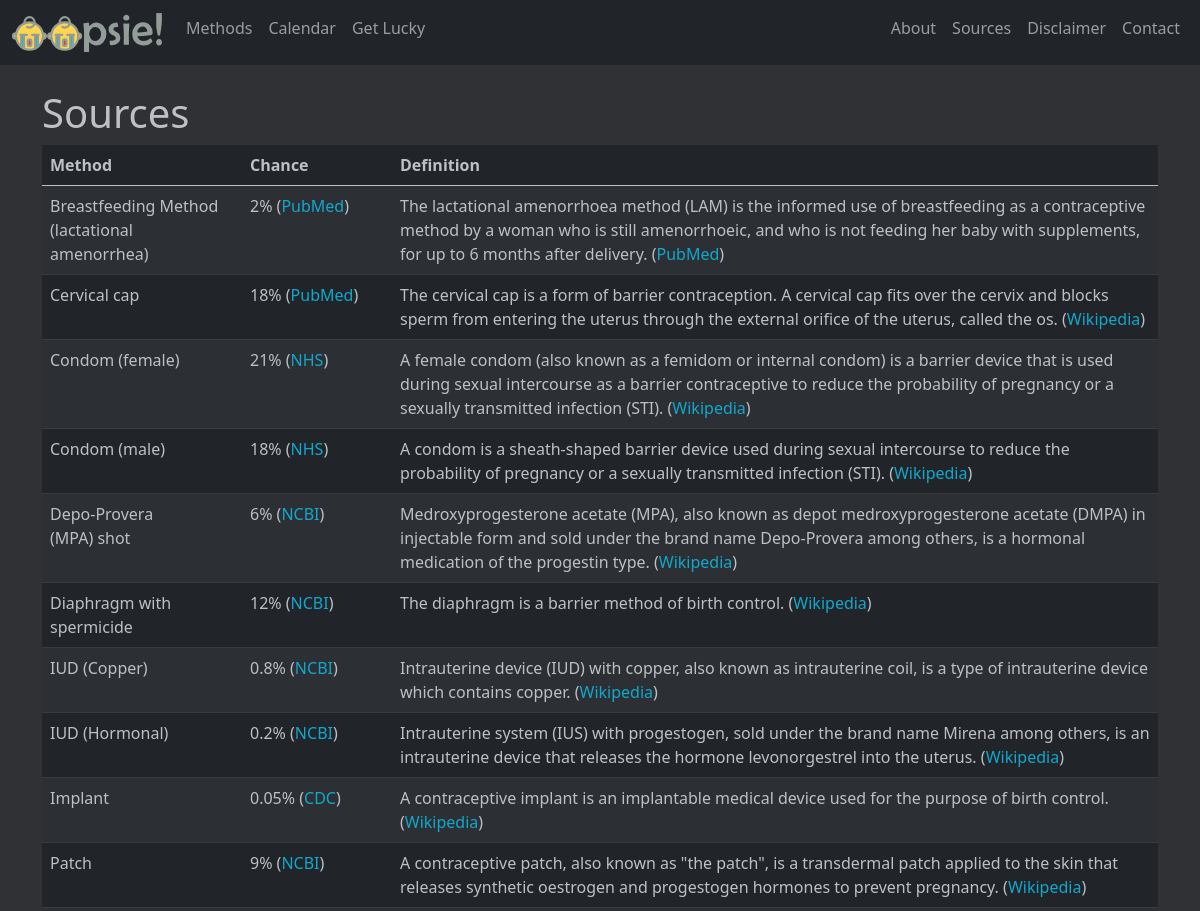
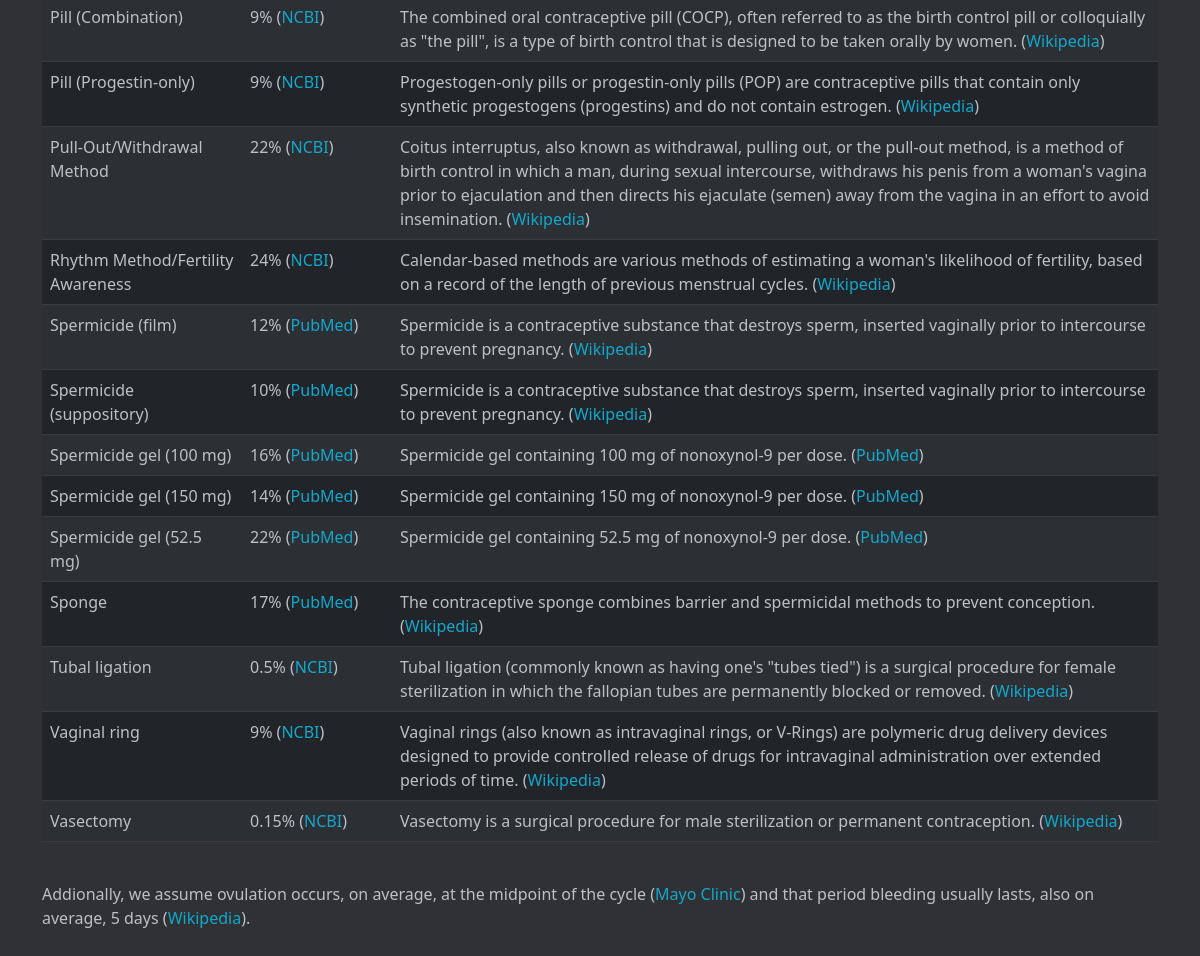
The app's page /sources with its own data (2 pictures, top to bottom).
### app.py (models this page shows)
class Methods(db.Model):
    id = db.Column(db.Integer, primary_key=True)
    method = db.Column(db.String(100), nullable=False)
    type = db.Column(db.String(20), nullable=False)
    chance = db.Column(db.Float, nullable=False)
    source = db.Column(db.String(100), nullable=False)
    info = db.Column(db.String(350), nullable=False)
    info_source = db.Column(db.String(100), nullable=False)
    source_name = db.Column(db.String(100), nullable=False)
    info_source_name = db.Column(db.String(100), nullable=False)

### app.py (the view)
@app.route("/sources")
def sources():
    data = Methods.query.order_by(Methods.method).all()
    return render_template("sources.html", data=data)

### app.py (called while the page is built)
@app.before_request
def make_session_permanent():
    session.permanent = True

### templates/sources.html (shortened to what this page needs)
{% extends "layout.html" %}
{% block main %}
  <h1>Sources</h1>
  <table class="table table-dark table-striped ">
    <thead>
      <tr>
          <th width="200">Method</th>
          <th width="150">Chance</th>
          <th>Definition</th>
      </tr>
    </thead>
    <tbody>
      {% for row in data %}
        <tr>
          <td>
            {{ row.method }}
          </td>
          <td>
            {% if (row.chance * 100)|round(5) % 1 == 0 %}
              {{ (row.chance * 100)|int }}% (<a href="{{ row.source }}" target="_blank">{{ row.source_name }}</a>)
            {% else %}
              {{ (row.chance * 100)|round(5) }}% (<a href="{{ row.source }}" target="_blank">{{ row.source_name }}</a>)
            {% endif %}
          </td>
          <td>
            {{ row.info }} (<a href="{{ row.info_source }}" target="_blank">{{ row.info_source_name }}</a>)
          </td>
        </tr>
    {% endfor %}
    </tbody>
  </table>
  <br/>
  <p style="font-weight:500;">Addionally, we assume ovulation occurs, on average, at the midpoint of the cycle (<a href="https://www.mayoclinic.org/healthy-lifestyle/getting-pregnant/expert-answers/ovulation-signs/faq-20058000" target="_blank">Mayo Clinic</a>) and that period bleeding usually lasts, also on average, 5 days (<a href="https://en.wikipedia.org/wiki/Menstruation" target="_blank">Wikipedia</a>).</p>
  {% endblock %}

### static/css/styles.css (style rules this page uses)
a { color: #11a8cd; text-decoration: none; }
body { background: #303135; color: #bdc0c5; }
th, td { color: #bdc0c5; }

### records on screen
Methods: method "Breastfeeding Method (lactational amenorrhea)", (row.chance*100)|int "2", source_name "PubMed", info "The lactational amenorrhoea method (LAM) is the informed use of breastfeeding as a contraceptive method by a woman who is still amenorrhoeic, and who is not feeding her baby with supplements, for up to 6 months after delivery.", info_source_name "PubMed"
Methods: method "Cervical cap", (row.chance*100)|int "18", source_name "PubMed", info "The cervical cap is a form of barrier contraception. A cervical cap fits over the cervix and blocks sperm from entering the uterus through the external orifice of the uterus, called the os.", info_source_name "Wikipedia"
Methods: method "Condom (female)", (row.chance*100)|int "21", source_name "NHS", info "A female condom (also known as a femidom or internal condom) is a barrier device that is used during sexual intercourse as a barrier contraceptive to reduce the probability of pregnancy or a sexually transmitted infection (STI).", info_source_name "Wikipedia"
Methods: method "Condom (male)", (row.chance*100)|int "18", source_name "NHS", info "A condom is a sheath-shaped barrier device used during sexual intercourse to reduce the probability of pregnancy or a sexually transmitted infection (STI).", info_source_name "Wikipedia"
Methods: method "Depo-Provera (MPA) shot", (row.chance*100)|int "6", source_name "NCBI", info "Medroxyprogesterone acetate (MPA), also known as depot medroxyprogesterone acetate (DMPA) in injectable form and sold under the brand name Depo-Provera among others, is a hormonal medication of the progestin type.", info_source_name "Wikipedia"
Methods: method "Diaphragm with spermicide", (row.chance*100)|int "12", source_name "NCBI", info "The diaphragm is a barrier method of birth control.", info_source_name "Wikipedia"
Methods: method "IUD (Copper)", (row.chance*100)|round(5) "0.8", source_name "NCBI", info "Intrauterine device (IUD) with copper, also known as intrauterine coil, is a type of intrauterine device which contains copper.", info_source_name "Wikipedia"
Methods: method "IUD (Hormonal)", (row.chance*100)|round(5) "0.2", source_name "NCBI", info "Intrauterine system (IUS) with progestogen, sold under the brand name Mirena among others, is an intrauterine device that releases the hormone levonorgestrel into the uterus.", info_source_name "Wikipedia"
Methods: method "Implant", (row.chance*100)|round(5) "0.05", source_name "CDC", info "A contraceptive implant is an implantable medical device used for the purpose of birth control.", info_source_name "Wikipedia"
Methods: method "Patch", (row.chance*100)|int "9", source_name "NCBI", info "A contraceptive patch, also known as \"the patch\", is a transdermal patch applied to the skin that releases synthetic oestrogen and progestogen hormones to prevent pregnancy.", info_source_name "Wikipedia"
Methods: method "Pill (Combination)", (row.chance*100)|int "9", source_name "NCBI", info "The combined oral contraceptive pill (COCP), often referred to as the birth control pill or colloquially as \"the pill\", is a type of birth control that is designed to be taken orally by women.", info_source_name "Wikipedia"
Methods: method "Pill (Progestin-only)", (row.chance*100)|int "9", source_name "NCBI", info "Progestogen-only pills or progestin-only pills (POP) are contraceptive pills that contain only synthetic progestogens (progestins) and do not contain estrogen.", info_source_name "Wikipedia"
Methods: method "Pull-Out/Withdrawal Method", (row.chance*100)|int "22", source_name "NCBI", info "Coitus interruptus, also known as withdrawal, pulling out, or the pull-out method, is a method of birth control in which a man, during sexual intercourse, withdraws his penis from a woman's vagina prior to ejaculation and then directs his ejaculate (semen) away from the vagina in an effort to avoid insemination.", info_source_name "Wikipedia"
Methods: method "Rhythm Method/Fertility Awareness", (row.chance*100)|int "24", source_name "NCBI", info "Calendar-based methods are various methods of estimating a woman's likelihood of fertility, based on a record of the length of previous menstrual cycles.", info_source_name "Wikipedia"
Methods: method "Spermicide (film)", (row.chance*100)|int "12", source_name "PubMed", info "Spermicide is a contraceptive substance that destroys sperm, inserted vaginally prior to intercourse to prevent pregnancy.", info_source_name "Wikipedia"
Methods: method "Spermicide (suppository)", (row.chance*100)|int "10", source_name "PubMed", info "Spermicide is a contraceptive substance that destroys sperm, inserted vaginally prior to intercourse to prevent pregnancy.", info_source_name "Wikipedia"
Methods: method "Spermicide gel (100 mg)", (row.chance*100)|int "16", source_name "PubMed", info "Spermicide gel containing 100 mg of nonoxynol-9 per dose.", info_source_name "PubMed"
Methods: method "Spermicide gel (150 mg)", (row.chance*100)|int "14", source_name "PubMed", info "Spermicide gel containing 150 mg of nonoxynol-9 per dose.", info_source_name "PubMed"
Methods: method "Spermicide gel (52.5 mg)", (row.chance*100)|int "22", source_name "PubMed", info "Spermicide gel containing 52.5 mg of nonoxynol-9 per dose.", info_source_name "PubMed"
Methods: method "Sponge", (row.chance*100)|int "17", source_name "PubMed", info "The contraceptive sponge combines barrier and spermicidal methods to prevent conception.", info_source_name "Wikipedia"
Methods: method "Tubal ligation", (row.chance*100)|round(5) "0.5", source_name "NCBI", info "Tubal ligation (commonly known as having one's \"tubes tied\") is a surgical procedure for female sterilization in which the fallopian tubes are permanently blocked or removed.", info_source_name "Wikipedia"
Methods: method "Vaginal ring", (row.chance*100)|int "9", source_name "NCBI", info "Vaginal rings (also known as intravaginal rings, or V-Rings) are polymeric drug delivery devices designed to provide controlled release of drugs for intravaginal administration over extended periods of time.", info_source_name "Wikipedia"
Methods: method "Vasectomy", (row.chance*100)|round(5) "0.15", source_name "NCBI", info "Vasectomy is a surgical procedure for male sterilization or permanent contraception.", info_source_name "Wikipedia"
